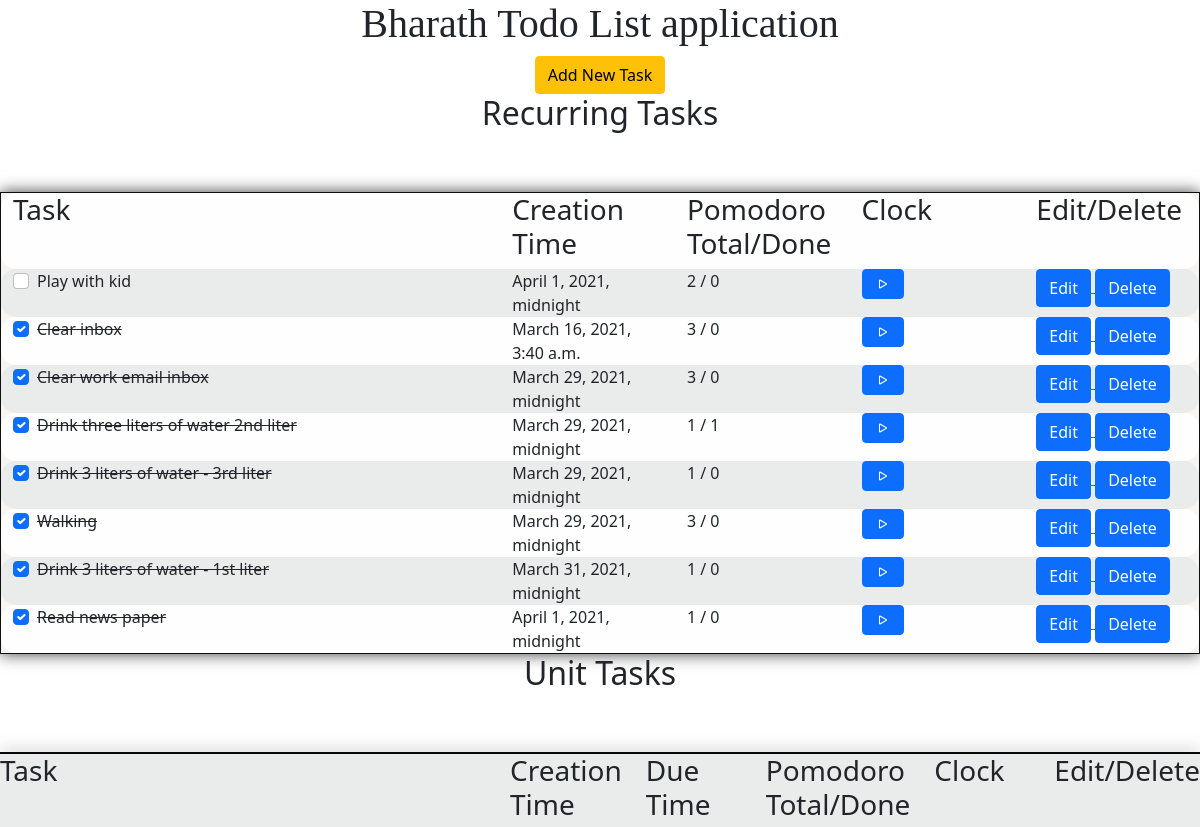
Before: /todolist/ (upper part) with the older database file.
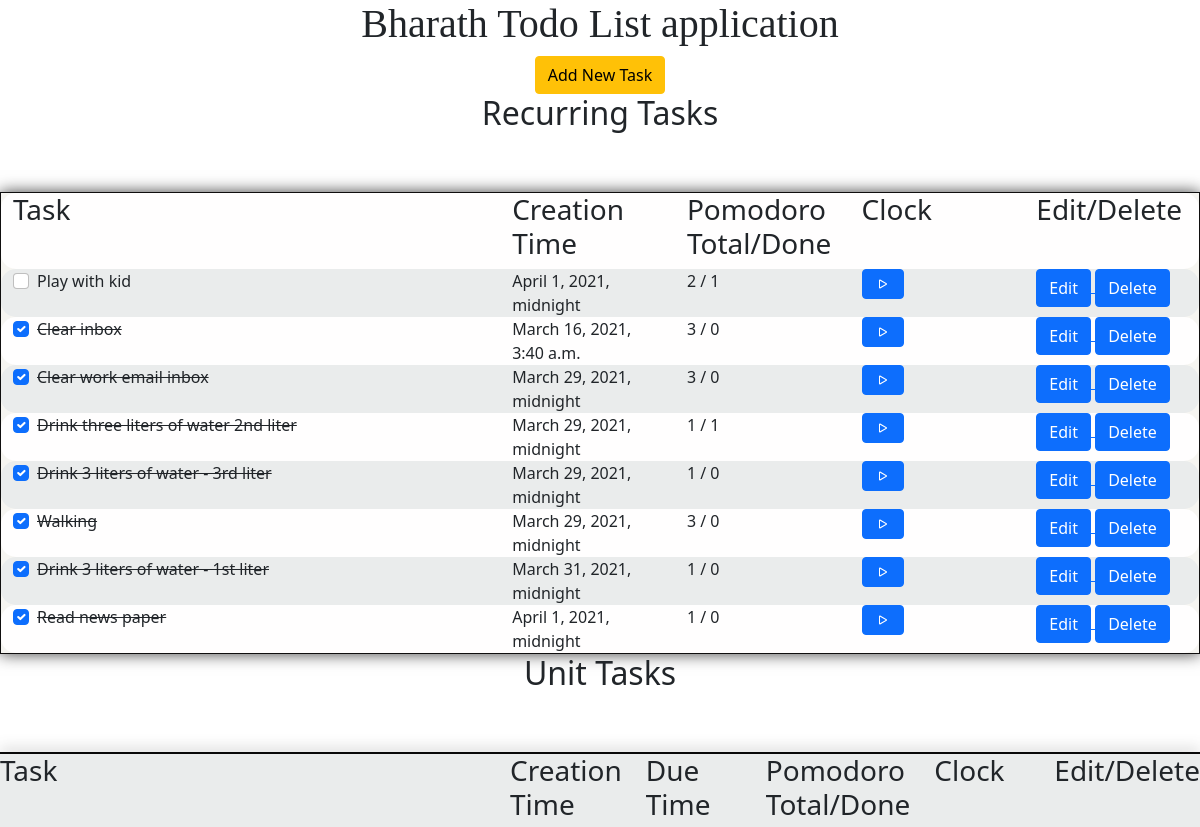
After: the same page with the newer database file.
### todolist/models.py (models this page shows, shortened)
class Item(models.Model):
    todo_item = models.CharField(max_length=700)
    create_date = models.DateTimeField('Date created')
    due_date = models.DateTimeField('Due date')
    status = models.BooleanField('Completed')
    pomodoro_estimate = models.IntegerField('Pomodoro Estimate')
    pomodoro_completed = models.IntegerField('Pomodoro Completed')
    recurring_task = models.BooleanField('Recurring')

### todolist/views.py (the view)
# urls.py: path('', views.index, name='index'),
def index(request):
    recurring_items = Item.objects.filter(recurring_task='1').order_by('status')
    completed_items = Item.objects.filter(status='1').order_by('pomodoro_estimate')
    list_of_items = Item.objects.filter(recurring_task='0',status='0').order_by('-create_date')
    context = {'recurring_items': recurring_items, 'list_of_items': list_of_items, 'completed_items': completed_items,}
    return render(request, 'todolist/index.html', context)

### todolist/templates/todolist/index.html (shortened to what this page needs)
{% load static %}
<link rel='stylesheet' type="text/css" href="{% static 'todolist/style.css' %}">
<link href="https://cdn.jsdelivr.net/npm/bootstrap@5.0.0-beta2/dist/css/bootstrap.min.css" rel="stylesheet">
<h1>Bharath Todo List application</h1> <a href= "additem" >
<div class="text-center">
    <button type="button"  class="btn btn-warning" > Add New Task</button> </a>
<h2>Recurring Tasks</h2>
<div class="container-fluid" style="border:1px solid #0f0e0e;" >
    <div class="row">
        <div class="col-5" ><h3>Task</h3></div>
        <div class="col" ><h3>Creation Time</h3></div>
        <div class="col" ><h3>Pomodoro Total/Done</h3></div>
        <div class="col" ><h3> Clock </h3> </div>
        <div class="col" ><h3>Edit/Delete</h3></div>
    </div>
{% if recurring_items %}
    {% for item in recurring_items %}
    <div class="row">
        <div class="col-5">
        {% if item.status %}
        <div class="form-check">
                <input class="form-check-input" onclick="toggle_status('{{item.todo_item}}','{{item.status}}', '{{item.id}}')" type="checkbox" value=""   id="flexCheckChecked"  checked>
                <label class="form-check-label" for="flexCheckChecked">
                    {{ item.todo_item}}
                </label>
        </div>
        {% else %}
        <div class="form-check">
            <input class="form-check-input"  onclick="toggle_status('{{item.todo_item}}','{{item.status}}', '{{item.id}}')" type="checkbox"  value="" id="flexCheckDefault" >
            <label class="form-check-label" for="flexCheckDefault">
                {{ item.todo_item}}
            </label>
        </div>
        {% endif %}
        </div>
        <div class="col">
            {{item.create_date}}
        </div>
        <div class="col">
            {{item.pomodoro_estimate}} / {{item.pomodoro_completed}}
        </div>
        <div class="col">
            <p>
                <a href="pomodorotimer/{{item.id}}">
                <button type="button"  class="btn btn-primary">
                <svg xmlns="http://www.w3.org/2000/svg" width="16" height="16" fill="currentColor" class="bi bi-play" viewBox="0 0 16 16">
                    <path d="M10.804 8L5 4.633v6.734L10.804 8zm.792-.696a.802.802 0 0 1 0 1.392l-6.363 3.692C4.713 12.69 4 12.345 4 11.692V4.308c0-.653.713-.998 1.233-.696l6.363 3.692z"/>
                  </svg>
                </button>
            </a>
        </p>
        </div>
        <div class="col">
             <a href="editItem/{{item.id}}">   <button type="button"    class="btn btn-primary"> Edit</button> </a>
             <a href="deleteItem/{{item.id}}">   <button type="button"   class="btn btn-primary"> Delete</button> </a>
        </div>
    </div>
    {% endfor %}
    {% else %}
        <p> No tasks are available</p>
    {% endif %}
</div>
<h2>Unit Tasks</h2>
<div class="container-fluid" style="border:1px solid #080808;" ></div>
        <div class="row">
            <div class="col-5" ><h3>Task</h3></div>
            <div class="col" ><h3>Creation Time</h3></div>
            <div class="col" ><h3>Due Time</h3></div>
            <div class="col" ><h3>Pomodoro Total/Done</h3></div>
            <div class="col" ><h3> Clock </h3> </div>
            <div class="col" ><h3>Edit/Delete</h3></div>
        </div>

### todolist/static/todolist/style.css (style rules this page uses)
input[type=checkbox]:checked + label.form-check-label { text-decoration: line-through; }
h1 { font-family: Fantasy; text-align: center; }
h2 { text-align: center; }
.container-fluid { margin-top: 5%; background-color: #f6f5f1; -webkit-box-shadow: 0px 0px 15px 0px rgba(0,0,0,0.75); -moz-box-shadow: 0px 0px 15px 0px rgba(0,0,0,0.75); box-shadow: 0px 0px 15px 0px rgba(0,0,0,0.75); }
.row { background-color: #e3e3e3; border-radius: 15px; }
.row:nth-child(even) { background: rgb(234, 236, 236) }
.row:nth-child(odd) { background: rgb(255, 254, 254) }

Changed rows visible on the page:
changed Item "Play with kid": pomodoro_completed "0" → "1"
